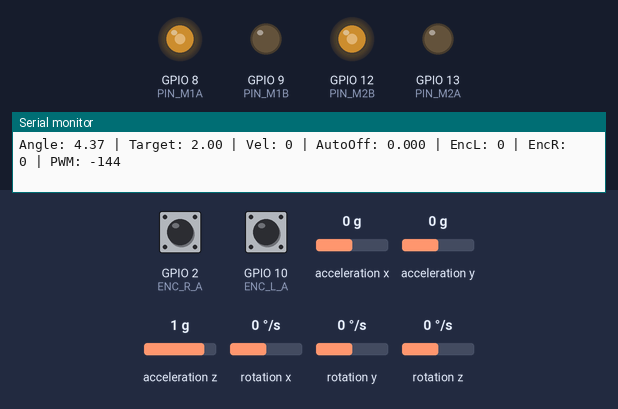
Simulated run of this sketch. Board: ESP32-S3. On the bench: output pins drawn as LEDs (lit = HIGH), the last lines printed to the serial monitor. Wiring (inferred from the names in the program): MPU-6050 motion sensor at I2C address 0x68. The inputs (shaded band) are chosen by the test bench; at power-on: acceleration x 0 g, rotation y 0 °/s, acceleration z 1 g, GPIO 2 (ENC_R_A) HIGH, GPIO 10 (ENC_L_A) HIGH, acceleration y 0 g, rotation x 0 °/s, rotation z 0 °/s.

Above: at 5.6 s.
5.7 s: acceleration x set to -1.4 g
7.8 s: rotation y set to -192 °/s
At 9.1 s:
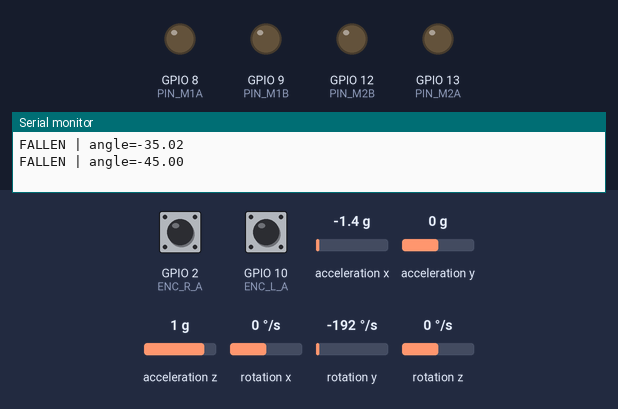
10.0 s: rotation y set to -127 °/s
13.0 s: rotation y set to -122 °/s
At 15.7 s:
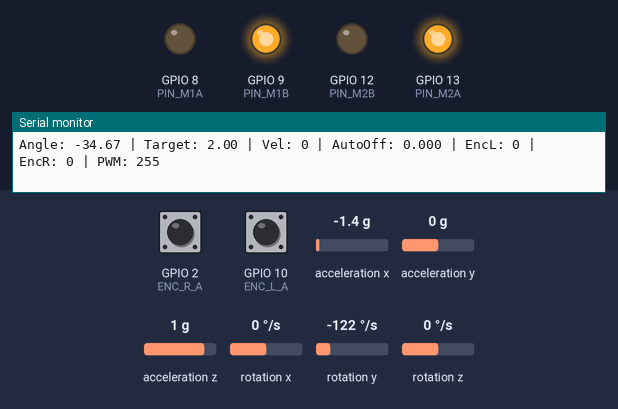
16.0 s: rotation y set to -46 °/s
At 17.6 s:
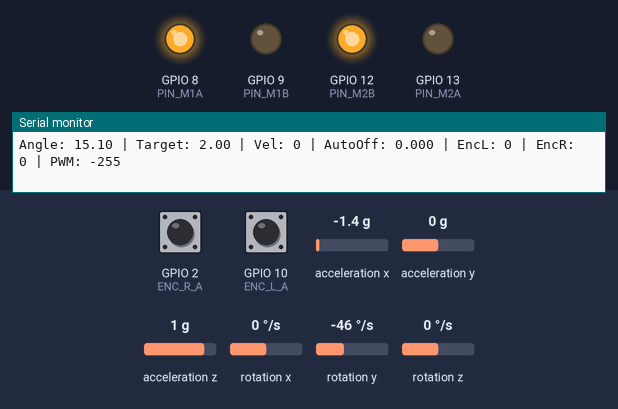
18.5 s: acceleration z set to 0.7 g
21.0 s: acceleration z set to 0.4 g
At 22.5 s:
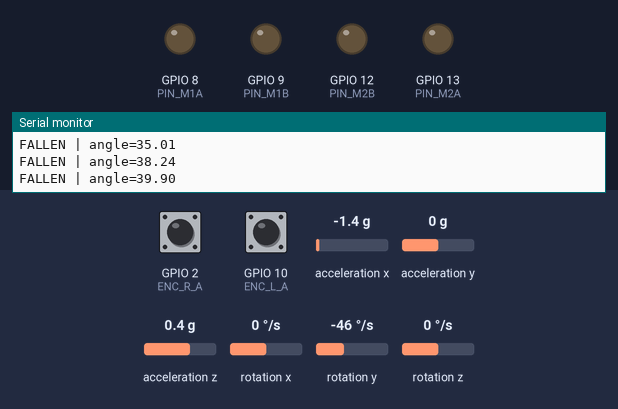
Timing chart, 0 to 23.8 s (numbered marks = the images above; inputs shaded):
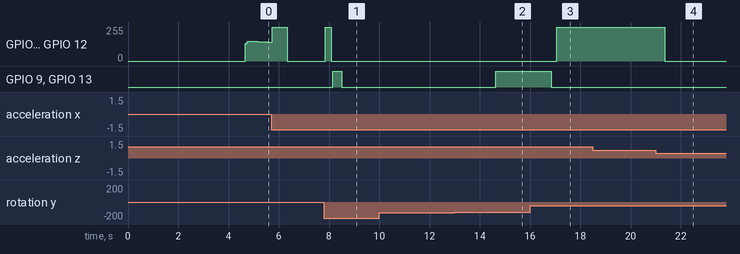

Measured:
- the behaviour switches between -123 and -122 °/s on rotation y (found by bisection; images 1 and 2)
- the behaviour switches between 0.6 and 0.5 g on acceleration z (found by bisection; images 3 and 4)
- after the input at 7.8 s, GPIO 8 (PIN_M1A), GPIO 12 (PIN_M2B): 0/255 → 255/255 after 0.06 s, → 0/255 0.24 s later; GPIO 9 (PIN_M1B), GPIO 13 (PIN_M2A): LOW → HIGH after 0.34 s, → LOW 0.36 s later
- after the input at 13.0 s, GPIO 9 (PIN_M1B), GPIO 13 (PIN_M2A): LOW → HIGH after 1.6 s
- after the input at 16.0 s, GPIO 8 (PIN_M1A), GPIO 12 (PIN_M2B): 0/255 → 255/255 after 1.1 s; GPIO 9 (PIN_M1B), GPIO 13 (PIN_M2A): HIGH → LOW after 0.84 s
- after the input at 21.0 s, GPIO 8 (PIN_M1A), GPIO 12 (PIN_M2B): 255/255 → 0/255 after 0.37 s

The sketch:

ESP32_Balancing_Robot_With_DC_Encoder_v1.ino
```cpp
/*  ============================================================
    balancebot_PD_encoder_v1.ino

    STEP 1: Balance only + encoder drift correction.
    No RC. No turning. No position hold. Just balancing.

    Once this works, we add position hold. Then RC. One thing at a time.

    PIN ASSIGNMENT (new PCB pinout, Super Mini ESP32-S3):
    ------------------------------------------------------
    Left motor  : M1A=8, M1B=9
    Right motor : M2A=4, M2B=5
    IMU         : SDA=6, SCL=7

    Left encoder  : Yellow(A)=10, Green(B)=11
    Right encoder : Yellow(A)=2,  Green(B)=3

    PPM pin (for future RC): GPIO 13
    (not used in this balance-only version yet)

    Note: GPIO3 is a strapping pin (JTAG select at boot). Using it
    as ENC_R_B is common practice and should be fine, but flagging
    it in case of unexpected boot behavior down the line.

    WHAT ENCODERS ADD HERE:
    -----------------------
    Your robot balances via IMU. But it drifts because:
    - Battery voltage changes → PWM output shifts slightly
    - Weight distribution changes → true balance point shifts
    - Floor slope you can't detect → constant drift force

    Without encoders: you tune AngleOffset manually to fight drift.
    Every session, every battery, every floor — you retune.

    With encoders: the code measures actual wheel motion and slowly
    adjusts the balance point to kill drift automatically.

    THE ONE FEATURE:
    Drift correction — auto-adjusts AutoAngleOffset in real time.

    ANALOGY:
    You know when you stand on one leg with your eyes closed and
    slowly wobble? Now imagine someone whispers "you're leaning
    slightly forward" — you shift your weight back to compensate.
    The whisper is the encoder. Your weight shift is AutoAngleOffset.
    ============================================================ */

#include <Wire.h>
#include <math.h>

#define CUSTOM_SDA_PIN  7
#define CUSTOM_SCL_PIN  6
#define PIN_M1A         8
#define PIN_M1B         9
#define PIN_M2A         13
#define PIN_M2B         12

// ─── Encoder pins (updated for new PCB pinout) ─────────────────
// Note: GPIO3 is a strapping pin on ESP32-S3 (JTAG signal select
// at boot). Using it as ENC_R_B is common and generally safe, but
// if you ever see odd boot behavior, this pin is the first suspect.
// Left motor encoder: Yellow (A channel) and Green (B channel)
#define ENC_L_A         10
#define ENC_L_B         11
// Right motor encoder: Yellow (A channel) and Green (B channel)
#define ENC_R_A         2
#define ENC_R_B         3

#define PWM_FREQ        20000
#define PWM_RESOLUTION  8
#define MPU6050_ADDRESS 0x68

const float dt = 0.005;
uint32_t LoopTimer;

int16_t AccXLSB, AccYLSB, AccZLSB;
int16_t GyroXLSB, GyroYLSB, GyroZLSB;
float AccX, AccY, AccZ;
float RateRoll, RatePitch, RateYaw;
float AnglePitch;

float RateCalibrationRoll  = -4.90;
float RateCalibrationPitch =  0.89;
float RateCalibrationYaw   = -0.40;
float AccXCalibration      =  0.08;
float AccYCalibration      =  0.00;
float AccZCalibration      =  0.05;

float KalmanAnglePitch            = 0;
float KalmanUncertaintyAnglePitch = 4;
float Kalman1DOutput[2]           = {0, 0};

void kalman_1d(float& KalmanState, float& KalmanUncertainty,
               float KalmanInput, float KalmanMeasurement)
{
    KalmanState       = KalmanState + dt * KalmanInput;
    KalmanUncertainty = KalmanUncertainty + dt * dt * 4 * 4;
    float KalmanGain  = KalmanUncertainty / (KalmanUncertainty + 3 * 3);
    KalmanState       = KalmanState + KalmanGain * (KalmanMeasurement - KalmanState);
    KalmanUncertainty = (1 - KalmanGain) * KalmanUncertainty;
    Kalman1DOutput[0] = KalmanState;
    Kalman1DOutput[1] = KalmanUncertainty;
}

// PID gains — unchanged from your working code
float P_gain = 40.0; //18
float I_gain = 70; //20
float D_gain = 0.4; //0.1

float DesiredAnglePitch = 2.0;   // stays 0 for balance-only mode

float Error       = 0;
float PrevError   = 0;
float PrevIterm   = 0;
float MotorOutput = 0;
float filteredDterm      = 0;
const float DTERM_FILTER_ALPHA = 0.80;

const float FALL_ANGLE_DEG = 35.0;

// ================================================================
//  ENCODER READING
//
//  Quadrature explained:
//  Each motor has two hall sensors (A and B) placed 90 degrees apart.
//  As the wheel turns, A and B produce square waves offset in phase.
//
//  When A rises:
//    if B is currently LOW  → wheel spinning one direction
//    if B is currently HIGH → wheel spinning other direction
//
//  We use equality check of A and B state to determine direction:
//    Same state (both 0 or both 1) after A changes = forward
//    Different state = backward
//
//  Interrupt fires only on channel A CHANGE (both edges).
//  We could interrupt on B too for 4x resolution, but for a slow
//  balancing loop it's unnecessary and wastes CPU on ISR calls.
// ================================================================
volatile long encoderCountL = 0;
volatile long encoderCountR = 0;

void IRAM_ATTR encoderISR_L() {
    // Read both pins fast — we're inside an ISR
    bool a = digitalRead(ENC_L_A);
    bool b = digitalRead(ENC_L_B);
    // Same state after A changes → one direction
    // Different state → other direction
    if (a == b) {
        encoderCountL++;
    } else {
        encoderCountL--;
    }
}

void IRAM_ATTR encoderISR_R() {
    bool a = digitalRead(ENC_R_A);
    bool b = digitalRead(ENC_R_B);
    if (a == b) {
        encoderCountR++;
    } else {
        encoderCountR--;
    }
}

// ================================================================
//  VELOCITY TRACKING (measured every 20ms = 50Hz)
//
//  Why 50Hz instead of 200Hz (main loop rate)?
//
//  At 200Hz, we sample every 5ms. In 5ms a slowly-moving robot
//  might only accumulate 1-2 pulses. That's terrible resolution.
//  Velocity would jitter between 200 and 400 pulses/sec.
//
//  At 200Hz, we'd sample every 5ms — too few pulses for a clean
//  reading on a slow-moving robot. At 50Hz (every 20ms), we get
//  4x more pulses per sample, so velocity is much less noisy.
//
//  At 50Hz, we sample every 20ms. Same slow motion accumulates 8
//  pulses. Velocity reading is 4x cleaner.
//
//  Trade-off: 50Hz means our drift signal has ~20ms of lag. But
//  drift is a slow phenomenon anyway — 20ms delay is invisible.
// ================================================================
long lastEncoderL = 0;
long lastEncoderR = 0;
float velocityL = 0.0;       // pulses per second, left wheel
float velocityR = 0.0;       // pulses per second, right wheel
float avgVelocity = 0.0;     // average (positive = moving forward)
unsigned long lastVelocityUpdate = 0;
const unsigned long VELOCITY_UPDATE_MS = 20;

// ================================================================
//  DRIFT CORRECTION
//
//  DRIFT_CORRECTION_RATE:
//  How aggressively to shift the balance point per loop cycle.
//
//  Think of it as an integral gain. Small values = slow but stable
//  correction. Large values = fast but can overshoot and oscillate.
//
//  Starting value: 0.0001
//  This means: for every 1 pulse/sec of drift, we shift
//  AutoAngleOffset by 0.0001 degrees every main loop cycle.
//
//  Over 200 loops (1 second), that's 0.02 degrees per pulse/sec.
//  So 100 pulses/sec drift → 2 degrees shift per second.
//  Slow enough to feel natural, fast enough to actually work.
//
//  TUNING:
//  - If robot drifts and never corrects → increase to 0.0003
//  - If robot oscillates (rocks forward-back rhythmically) → decrease
//  - Reset to 0 on fall to prevent bad state accumulating
// ================================================================
const float DRIFT_CORRECTION_RATE = 0.0001;
const float DRIFT_CORRECTION_LIMIT = 3.0;  // never shift more than 3°
float AutoAngleOffset = 0.0;

// ================================================================
//  IMU READ — unchanged
// ================================================================
void read_imu() {
    Wire.beginTransmission(MPU6050_ADDRESS);
    Wire.write(0x3B);
    Wire.endTransmission();
    Wire.requestFrom(MPU6050_ADDRESS, 6);
    AccXLSB = Wire.read() << 8 | Wire.read();
    AccYLSB = Wire.read() << 8 | Wire.read();
    AccZLSB = Wire.read() << 8 | Wire.read();

    Wire.beginTransmission(MPU6050_ADDRESS);
    Wire.write(0x43);
    Wire.endTransmission();
    Wire.requestFrom(MPU6050_ADDRESS, 6);
    GyroXLSB = Wire.read() << 8 | Wire.read();
    GyroYLSB = Wire.read() << 8 | Wire.read();
    GyroZLSB = Wire.read() << 8 | Wire.read();

    RateRoll  = (float)GyroXLSB / 65.5 - RateCalibrationRoll;
    RatePitch = (float)GyroYLSB / 65.5 - RateCalibrationPitch;
    RateYaw   = (float)GyroZLSB / 65.5 - RateCalibrationYaw;

    AccX = (float)AccXLSB / 4096.0 - AccXCalibration;
    AccY = (float)AccYLSB / 4096.0 - AccYCalibration;
    AccZ = (float)AccZLSB / 4096.0 - AccZCalibration;

    AnglePitch = -atan(AccX / sqrt(AccY * AccY + AccZ * AccZ)) * 57.29578;
}

// ================================================================
//  MOTOR HELPERS — unchanged
// ================================================================
float constrain_float(float v, float lo, float hi) {
    return v < lo ? lo : v > hi ? hi : v;
}

void set_motor_left(int pwm) {
    pwm = (int)constrain_float(pwm, -255, 255);
    uint32_t duty = abs(pwm);
    if      (pwm > 0) { ledcWrite(PIN_M1A, duty); ledcWrite(PIN_M1B, 0);    }
    else if (pwm < 0) { ledcWrite(PIN_M1A, 0);    ledcWrite(PIN_M1B, duty); }
    else              { ledcWrite(PIN_M1A, 0);    ledcWrite(PIN_M1B, 0);    }
}

void set_motor_right(int pwm) {
    pwm = (int)constrain_float(pwm, -255, 255);
    uint32_t duty = abs(pwm);
    if      (pwm > 0) { ledcWrite(PIN_M2A, duty); ledcWrite(PIN_M2B, 0);    }
    else if (pwm < 0) { ledcWrite(PIN_M2A, 0);    ledcWrite(PIN_M2B, duty); }
    else              { ledcWrite(PIN_M2A, 0);    ledcWrite(PIN_M2B, 0);    }
}

void motors_stop() {
    ledcWrite(PIN_M1A, 0); ledcWrite(PIN_M1B, 0);
    ledcWrite(PIN_M2A, 0); ledcWrite(PIN_M2B, 0);
}

// ================================================================
//  VELOCITY UPDATE (runs at 50Hz, called every main loop)
//
//  Reads encoder count difference over 20ms window.
//  Converts to pulses per second (velocity).
//
//  Why average left and right?
//  - If both wheels turn same speed → robot translates (drift)
//  - If they differ → robot is rotating (yaw)
//  - For balance drift correction, we only care about translation
//  - So we average both wheels
//
//  Sign of right wheel is negated because the motors face
//  opposite directions physically. Positive avgVelocity means
//  robot is moving forward.
// ================================================================
void update_velocity() {
    unsigned long now = millis();
    if (now - lastVelocityUpdate < VELOCITY_UPDATE_MS) return;

    float elapsed = (now - lastVelocityUpdate) / 1000.0;  // seconds
    lastVelocityUpdate = now;

    // Read encoder counts atomically (disable interrupts briefly)
    // Otherwise the ISR might update mid-read and give garbage
    noInterrupts();
    long currentL = encoderCountL;
    long currentR = encoderCountR;
    interrupts();

    // Velocity = change in pulses / elapsed time
    velocityL = (currentL - lastEncoderL) / elapsed;
    velocityR = -(currentR - lastEncoderR) / elapsed;  // negate right side
    lastEncoderL = currentL;
    lastEncoderR = currentR;

    // Average velocity — positive means forward drift
    avgVelocity = (velocityL + velocityR) / 2.0;
}

// ================================================================
//  DRIFT CORRECTION
//
//  Every main loop, slowly nudge AutoAngleOffset opposite to drift.
//
//  Logic:
//  - Robot moving forward (velocity > 0) → shift balance point back
//    (make it think it's already leaning back, so it corrects forward
//     — actually this stops the forward drift)
//  - Robot moving backward → shift balance point forward
//
//  Over time, this converges to the "true balance point" where drift
//  goes to zero.
//
//  IMPORTANT: this is a slow integral action. Any run-off is bounded
//  by DRIFT_CORRECTION_LIMIT so it can't shift the robot into a bad
//  state if something goes wrong.
// ================================================================
void update_drift_correction() {
    // Negative sign: forward drift → decrease target angle (lean back)
    AutoAngleOffset -= avgVelocity * DRIFT_CORRECTION_RATE;

    // Safety limit
    AutoAngleOffset = constrain_float(AutoAngleOffset,
                                       -DRIFT_CORRECTION_LIMIT,
                                        DRIFT_CORRECTION_LIMIT);
}

static uint32_t lastPrint       = 0;
static uint32_t lastPrintFallen = 0;

// ================================================================
//  SETUP
// ================================================================
void setup() {
    Serial.begin(115200);
    delay(1000);
    Serial.println("balancebot_PD_encoder_v1 starting...");

    Wire.setClock(400000);
    Wire.begin(CUSTOM_SDA_PIN, CUSTOM_SCL_PIN);
    delay(250);

    Wire.beginTransmission(MPU6050_ADDRESS);
    Wire.write(0x6B); Wire.write(0x00);
    Wire.endTransmission();
    delay(100);

    Wire.beginTransmission(MPU6050_ADDRESS);
    Wire.write(0x1C); Wire.write(0x10);
    Wire.endTransmission();

    Wire.beginTransmission(MPU6050_ADDRESS);
    Wire.write(0x1B); Wire.write(0x08);
    Wire.endTransmission();
    delay(100);

    ledcAttach(PIN_M1A, PWM_FREQ, PWM_RESOLUTION);
    ledcAttach(PIN_M1B, PWM_FREQ, PWM_RESOLUTION);
    ledcAttach(PIN_M2A, PWM_FREQ, PWM_RESOLUTION);
    ledcAttach(PIN_M2B, PWM_FREQ, PWM_RESOLUTION);
    motors_stop();

    // ── Encoder setup ───────────────────────────────────────
    // INPUT_PULLUP because hall sensors are typically open-collector.
    // They pull LOW when active, but need external pullup to reach HIGH.
    pinMode(ENC_L_A, INPUT_PULLUP);
    pinMode(ENC_L_B, INPUT_PULLUP);
    pinMode(ENC_R_A, INPUT_PULLUP);
    pinMode(ENC_R_B, INPUT_PULLUP);

    // Attach interrupts on CHANGE (rising + falling edges) of channel A.
    // Channel B is only read inside the ISR to determine direction.
    attachInterrupt(digitalPinToInterrupt(ENC_L_A), encoderISR_L, CHANGE);
    attachInterrupt(digitalPinToInterrupt(ENC_R_A), encoderISR_R, CHANGE);

    Serial.println("Lift robot, hold steady for 3s...");
    delay(3000);
    Serial.println("Balancing active. Drift correction enabled.");

    LoopTimer = micros();
    lastVelocityUpdate = millis();
}

// ================================================================
//  MAIN LOOP
// ================================================================
void loop() {
    read_imu();

    kalman_1d(KalmanAnglePitch, KalmanUncertaintyAnglePitch,
              RatePitch, AnglePitch);
    KalmanAnglePitch            = Kalman1DOutput[0];
    KalmanUncertaintyAnglePitch = Kalman1DOutput[1];
    KalmanAnglePitch = constrain_float(KalmanAnglePitch, -45, 45);

    if (fabs(KalmanAnglePitch) > FALL_ANGLE_DEG) {
        motors_stop();
        PrevError = 0;
        PrevIterm = 0;
        filteredDterm = 0;
        // Reset drift correction on fall — don't carry bad state over
        AutoAngleOffset = 0.0;

        if (millis() - lastPrintFallen > 500) {
            lastPrintFallen = millis();
            Serial.print("FALLEN | angle=");
            Serial.println(KalmanAnglePitch);
        }
        while (micros() - LoopTimer < (uint32_t)(dt * 1000000));
        LoopTimer = micros();
        return;
    }

    // Encoder updates — only actually runs every 20ms
    update_velocity();

    // Drift correction — runs every loop (uses last velocity reading)
    update_drift_correction();

    // ── Balance PID ─────────────────────────────────────────
    // The target angle now includes AutoAngleOffset from drift correction.
    // DesiredAnglePitch stays 0 in this mode (no RC input yet).
    float effectiveTarget = DesiredAnglePitch + AutoAngleOffset;
    Error = effectiveTarget - KalmanAnglePitch;

    float Pterm = P_gain * Error;

    float Iterm = PrevIterm + I_gain * (Error + PrevError) * dt / 2.0;
    if (Iterm >  50.0) { Iterm =  50.0; }
    if (Iterm < -50.0) { Iterm = -50.0; }

    float DtermRaw = D_gain * RatePitch;
    filteredDterm  = DTERM_FILTER_ALPHA * DtermRaw
                   + (1.0 - DTERM_FILTER_ALPHA) * filteredDterm;

    MotorOutput = constrain_float(Pterm + Iterm - filteredDterm, -255, 255);

    PrevError = Error;
    PrevIterm = Iterm;

    int motorCmd = (int)(MotorOutput);

    // Both motors same speed (no turning in this version)
    set_motor_left(-motorCmd);
    set_motor_right(motorCmd);

    // ── Debug output — shows what's happening ────────────────
    // Watch these values while it balances:
    // - Angle: should stay near 0 (or near AutoOff)
    // - Vel: should trend toward 0 over 10-30 seconds

    // Let the robot balance, then gently push it forward
    // Watch Vel: in Serial Monitor while it's moving forward
    // If Vel reads positive while moving forward → the current sign convention is correct, keep it
    // If Vel reads negative while moving forward → flip which side gets the negative sign (move it from velocityR to velocityL), or just negate the whole avgVelocity line
    // - AutoOff: will slowly settle at your robot's true balance point
    // - EncL/EncR: should be growing similarly (both wheels balanced)
    if (millis() - lastPrint > 100) {
        lastPrint = millis();
        Serial.print("Angle: ");     Serial.print(KalmanAnglePitch, 2);
        Serial.print(" | Target: "); Serial.print(effectiveTarget, 2);
        Serial.print(" | Vel: ");    Serial.print(avgVelocity, 0);
        Serial.print(" | AutoOff: "); Serial.print(AutoAngleOffset, 3);
        Serial.print(" | EncL: ");   Serial.print(encoderCountL);
        Serial.print(" | EncR: ");   Serial.print(encoderCountR);
        Serial.print(" | PWM: ");    Serial.println(motorCmd);
    }

    while (micros() - LoopTimer < (uint32_t)(dt * 1000000));
    LoopTimer = micros();
}
```
